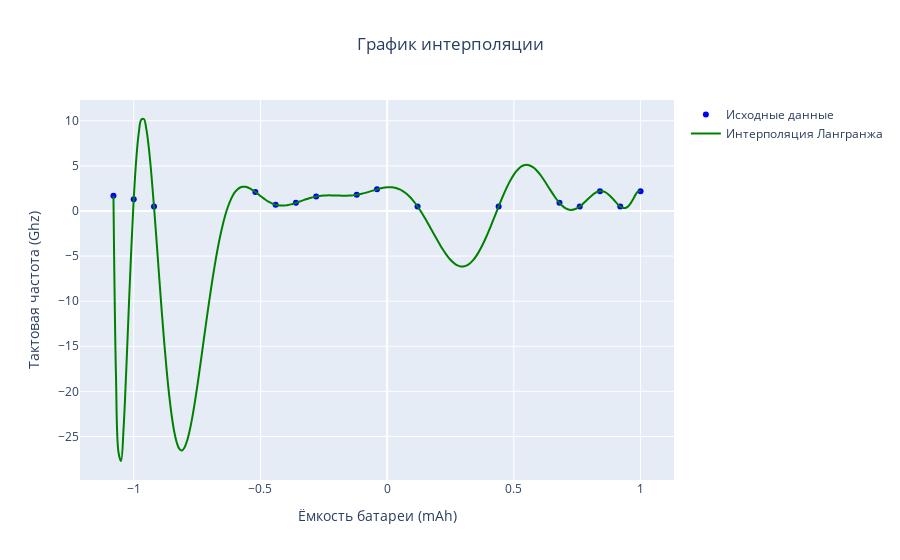

The code cell stored with this chart in its notebook:
### Code cell
# #Интерполяци Лангранжа

#усредняем У для одинаковых Х
df_main = df.groupby('battery_power')['clock_speed'].mean().reset_index()

#выбор данных для интерполяции
x = df_main['battery_power'][15:31].to_numpy()
y = df_main['clock_speed'][15:31].to_numpy()

#Масштабирование данных 
x = x - np.mean(x)
x = x/np.max(x)

#y = y - np.mean(y)
#y = y/np.max(y)

#Интерполяция Лангранжа
x_lang = np.arange(x[0],x[15]+0.01, 0.01)
int_poly = lagrange(x,y)
y_lang = int_poly(x_lang)

fig = go.Figure()

#точки
fig.add_trace(go.Scatter(
    x = x,
    y = y,
    mode = 'markers',
    name = 'Исходные данные',
    marker=dict(color = 'blue', symbol = 'circle'))
)

# Лангранжа
fig.add_trace(go.Scatter(
    x = x_lang,
    y = y_lang,
    mode = 'lines',
    name = 'Интерполяция Лангранжа',
    line = dict(color = 'green', shape = 'spline'))
)

fig.update_xaxes(title_text="Ёмкость батареи (mAh)")
fig.update_yaxes(title_text="Тактовая частота (Ghz)")
fig.update_layout(title_text='График интерполяции', title_x =0.5)
fig.show()

### Figure 1 — Plotly figure (JSON) as saved in the notebook; plotly's stock layout.template omitted (floating-point values rounded to 4 significant figures; data arrays with more than 128 entries replaced by an {"elided": "..."} marker saying what was removed)
{"data": [{"marker": {"color": "blue", "symbol": "circle"}, "mode": "markers", "name": "Исходные данные", "type": "scatter", "x": [-1.08, -1, -0.92, -0.52, -0.44, -0.36, -0.28, -0.12, -0.04, 0.12, 0.44, 0.68, 0.76, 0.84, 0.92, 1], "y": [1.7, 1.3, 0.5, 2.1, 0.7, 0.9, 1.6, 1.8, 2.4, 0.5, 0.5, 0.9, 0.5, 2.2, 0.5, 2.175]}, {"line": {"color": "green", "shape": "spline"}, "mode": "lines", "name": "Интерполяция Лангранжа", "type": "scatter", "x": {"elided": "209 float values"}, "y": {"elided": "209 float values"}}], "layout": {"title": {"text": "График интерполяции", "x": 0.5}, "xaxis": {"title": {"text": "Ёмкость батареи (mAh)"}}, "yaxis": {"title": {"text": "Тактовая частота (Ghz)"}}}}
